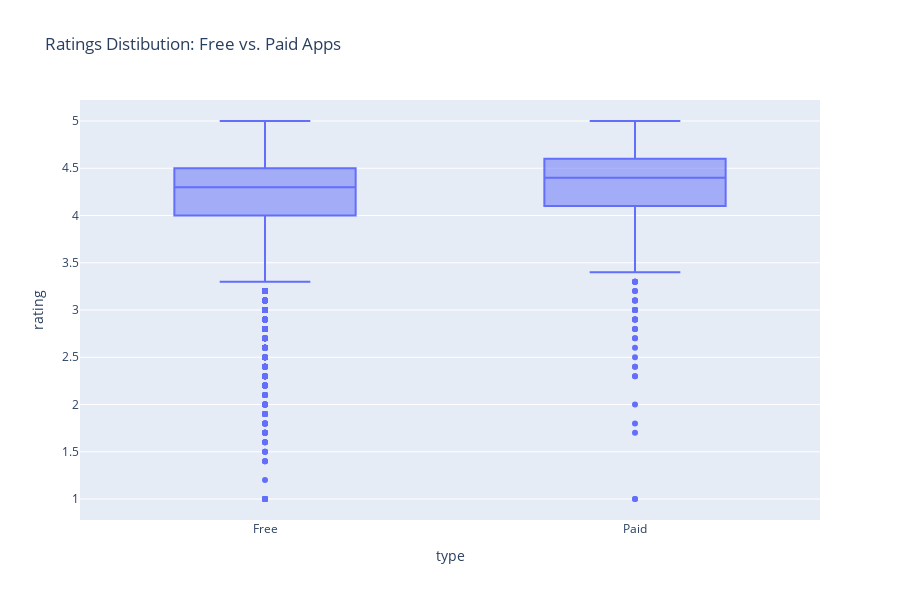

Here is the notebook cell this chart was saved with:
### Code cell
fig = px.box(app_data,
       x='type',
       y='rating',
       title='Ratings Distibution: Free vs. Paid Apps')
fig.update_layout(height=600)
fig.show()

### Figure 1 — Plotly figure (JSON) as saved in the notebook; plotly's stock layout.template omitted (floating-point values rounded to 4 significant figures; data arrays with more than 128 entries replaced by an {"elided": "..."} marker saying what was removed)
{"data": [{"alignmentgroup": "True", "hovertemplate": "type=%{x}<br>rating=%{y}<extra></extra>", "legendgroup": "", "marker": {"color": "#636efa"}, "name": "", "notched": false, "offsetgroup": "", "orientation": "v", "showlegend": false, "type": "box", "x": {"elided": "9660 str values"}, "x0": " ", "xaxis": "x", "y": {"elided": "9660 float values"}, "y0": " ", "yaxis": "y"}], "layout": {"boxmode": "group", "height": 600, "legend": {"tracegroupgap": 0}, "title": {"text": "Ratings Distibution: Free vs. Paid Apps"}, "xaxis": {"anchor": "y", "domain": [0, 1], "title": {"text": "type"}}, "yaxis": {"anchor": "x", "domain": [0, 1], "title": {"text": "rating"}}}}
